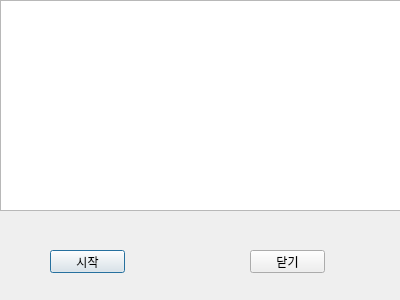
<?xml version="1.0" encoding="UTF-8"?>
<ui version="4.0">
 <class>Dialog</class>
 <widget class="QDialog" name="Dialog">
  <property name="geometry">
   <rect>
    <x>0</x>
    <y>0</y>
    <width>400</width>
    <height>300</height>
   </rect>
  </property>
  <property name="windowTitle">
   <string>Dialog</string>
  </property>
  <widget class="QListView" name="Lv">
   <property name="geometry">
    <rect>
     <x>0</x>
     <y>0</y>
     <width>401</width>
     <height>211</height>
    </rect>
   </property>
  </widget>
  <widget class="QPushButton" name="STARTBUTTON">
   <property name="geometry">
    <rect>
     <x>50</x>
     <y>250</y>
     <width>75</width>
     <height>23</height>
    </rect>
   </property>
   <property name="text">
    <string>시작</string>
   </property>
  </widget>
  <widget class="QPushButton" name="CLOSEBUTTON">
   <property name="geometry">
    <rect>
     <x>250</x>
     <y>250</y>
     <width>75</width>
     <height>23</height>
    </rect>
   </property>
   <property name="text">
    <string>닫기</string>
   </property>
  </widget>
 </widget>
 <resources/>
 <connections/>
</ui>
